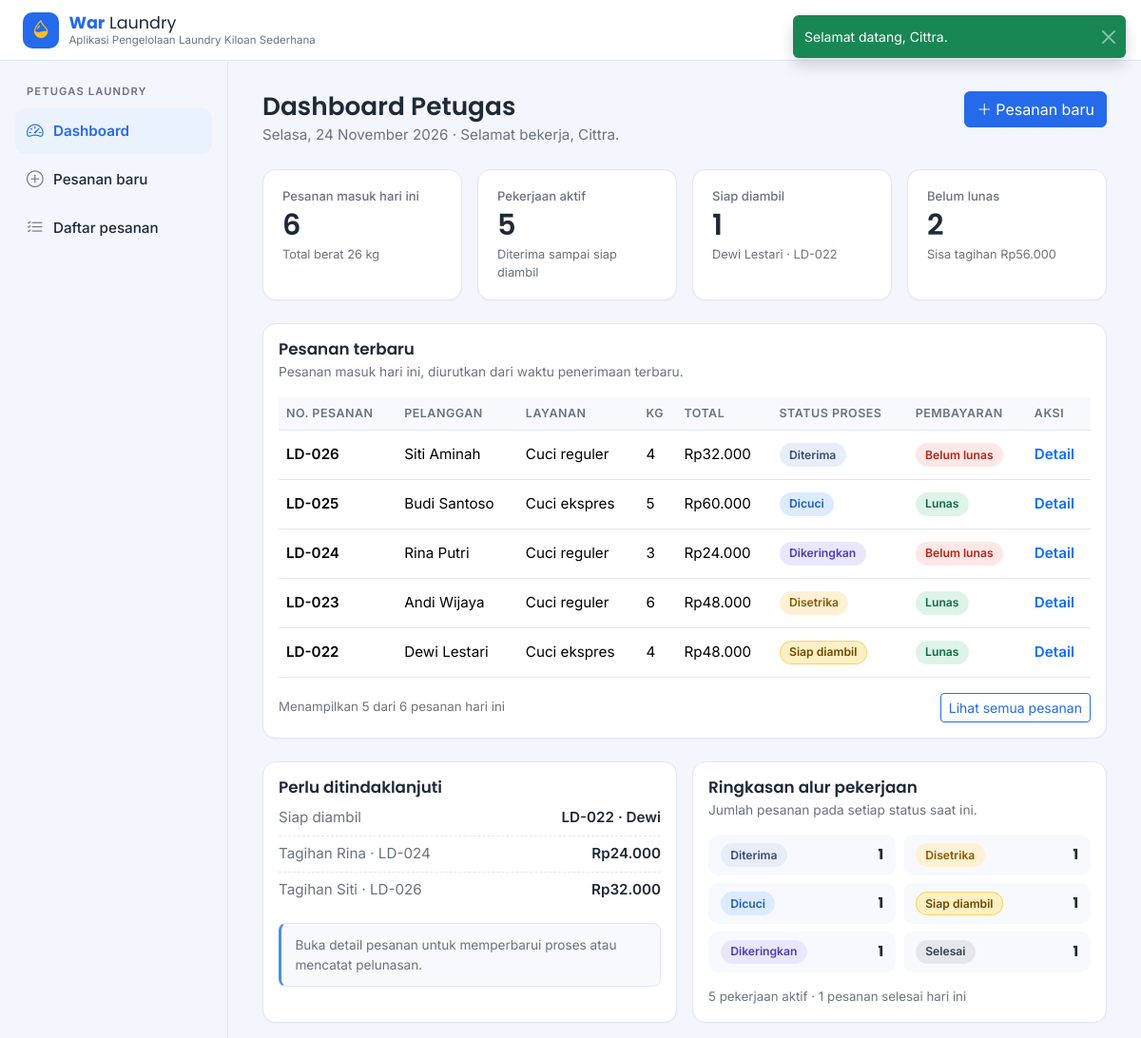
The page /dashboard-petugas.php (signed in) on the database its author committed.
### tables this page shows
CREATE TABLE pesanan (
  id                INT UNSIGNED NOT NULL AUTO_INCREMENT,
  kode              VARCHAR(10)  NOT NULL,          
  pelanggan_id      INT UNSIGNED NOT NULL,
  layanan_id        INT UNSIGNED NOT NULL,
  user_id           INT UNSIGNED NOT NULL,          
  berat             DECIMAL(6,2) NOT NULL,
  tarif             INT UNSIGNED NOT NULL,          
  total             INT UNSIGNED NOT NULL,
  dibayar           INT UNSIGNED NOT NULL DEFAULT 0,
  status            ENUM('diterima','dicuci','dikeringkan','disetrika','siap_diambil','selesai')
                    NOT NULL DEFAULT 'diterima',
  estimasi_selesai  DATETIME     NOT NULL,
  selesai_at        DATETIME     NULL,
  catatan           VARCHAR(255) NULL,
  created_at        DATETIME     NOT NULL DEFAULT CURRENT_TIMESTAMP,
  PRIMARY KEY (id),
  UNIQUE KEY uk_pesanan_kode (kode),
  KEY idx_pesanan_created (created_at),
  KEY idx_pesanan_status (status),
  CONSTRAINT fk_pesanan_pelanggan FOREIGN KEY (pelanggan_id) REFERENCES pelanggan (id),
  CONSTRAINT fk_pesanan_layanan   FOREIGN KEY (layanan_id)   REFERENCES layanan (id),
  CONSTRAINT fk_pesanan_user      FOREIGN KEY (user_id)      REFERENCES users (id)
);

CREATE TABLE pelanggan (
  id         INT UNSIGNED NOT NULL AUTO_INCREMENT,
  nama       VARCHAR(100) NOT NULL,
  telepon    VARCHAR(20)  NOT NULL,
  alamat     VARCHAR(255) NOT NULL,
  created_at DATETIME     NOT NULL DEFAULT CURRENT_TIMESTAMP,
  PRIMARY KEY (id),
  UNIQUE KEY uk_pelanggan_telepon (telepon)
);

CREATE TABLE layanan (
  id           INT UNSIGNED NOT NULL AUTO_INCREMENT,
  nama         VARCHAR(100) NOT NULL,
  tarif_per_kg INT UNSIGNED NOT NULL,
  durasi_hari  TINYINT UNSIGNED NOT NULL,
  tanpa_cuci   TINYINT(1)   NOT NULL DEFAULT 0,   
  aktif        TINYINT(1)   NOT NULL DEFAULT 1,
  PRIMARY KEY (id)
);

### includes/auth.php (called while the page is built, shortened)
<?php
require_once __DIR__ . '/../config/database.php';
require_once __DIR__ . '/helpers.php';
function user_login(): ?array
{
    return $_SESSION['user'] ?? null;
}
function dashboard_url(string $peran): string
{
    return $peran === 'pemilik' ? 'dashboard-pemilik.php' : 'dashboard-petugas.php';
}
function wajib_login(): array
{
    $user = user_login();
    $stmt = db()->prepare('SELECT aktif FROM users WHERE id = ?');
    $stmt->execute([$user['id']]);
    return $user;
}
function wajib_peran(string $peran): array
{
    $user = wajib_login();
    return $user;
}

### config/database.php (called while the page is built, shortened)
<?php
function db(): PDO
{
    static $pdo = null;
    if ($pdo === null) {
        $dsn = 'mysql:host=' . DB_HOST . ';dbname=' . DB_NAME . ';charset=utf8mb4';
        try {
            $pdo = new PDO($dsn, DB_USER, DB_PASS, [
                PDO::ATTR_ERRMODE            => PDO::ERRMODE_EXCEPTION,
                PDO::ATTR_DEFAULT_FETCH_MODE => PDO::FETCH_ASSOC,
                PDO::ATTR_EMULATE_PREPARES   => false,
            ]);
            $pdo->exec("SET time_zone = '+07:00'");
        } catch (PDOException $e) {
            http_response_code(500);
            exit('Gagal terhubung ke database. Pastikan MySQL di XAMPP sudah berjalan '
                . 'dan database war_laundry_php sudah diimpor.');
        }
    }
    return $pdo;
}

### dashboard-petugas.php (the view, shortened to what this page needs)
<?php
require_once __DIR__ . '/includes/auth.php';
$user = wajib_peran('petugas');
$pdo  = db();
$hari_ini = date('Y-m-d');
$stmt = $pdo->prepare('SELECT COUNT(*) AS jumlah, COALESCE(SUM(berat), 0) AS berat FROM pesanan WHERE DATE(created_at) = ?');
$stmt->execute([$hari_ini]);
$masuk = $stmt->fetch();
$per_status = jumlah_per_status($hari_ini);
$aktif = $per_status['diterima'] + $per_status['dicuci'] + $per_status['dikeringkan']
       + $per_status['disetrika'] + $per_status['siap_diambil'];
$siap = $pdo->query("SELECT p.kode, pl.nama FROM pesanan p JOIN pelanggan pl ON pl.id = p.pelanggan_id
                     WHERE p.status = 'siap_diambil' ORDER BY p.created_at")->fetchAll();
$belum = $pdo->query('SELECT p.kode, pl.nama, p.total - p.dibayar AS sisa FROM pesanan p
                      JOIN pelanggan pl ON pl.id = p.pelanggan_id
                      WHERE p.dibayar < p.total ORDER BY p.created_at')->fetchAll();
$total_sisa = array_sum(array_column($belum, 'sisa'));
$stmt = $pdo->prepare('SELECT p.id, p.kode, p.berat, p.total, p.dibayar, p.status, pl.nama AS pelanggan, l.nama AS layanan
                       FROM pesanan p
                       JOIN pelanggan pl ON pl.id = p.pelanggan_id
                       JOIN layanan l ON l.id = p.layanan_id
                       WHERE DATE(p.created_at) = ?
                       ORDER BY p.created_at DESC, p.id DESC LIMIT 5');
$stmt->execute([$hari_ini]);
$terbaru = $stmt->fetchAll();
$nama_depan = explode(' ', $user['nama'])[0];
$halaman = 'dashboard-petugas';
require __DIR__ . '/includes/header.php';
?>
    <div class="page-head d-flex justify-content-between align-items-start flex-wrap gap-3">
      <div>
        <h1 class="page-title">Dashboard Petugas</h1>
        <p class="page-sub"><?= e(tanggal_indo($hari_ini, false, true)) ?> &middot; Selamat bekerja, <?= e($nama_depan) ?>.</p>
      </div>
      <a href="pesanan-baru.php" class="btn btn-primary"><i class="bi bi-plus-lg me-1"></i>Pesanan baru</a>
    </div>
    <div class="row g-3 mb-4">
      <div class="col-6 col-xl-3"><div class="card stat-card h-100"><div class="card-body"><div class="stat-label">Pesanan masuk hari ini</div><div class="stat-value"><?= (int) $masuk['jumlah'] ?></div><div class="stat-sub">Total berat <?= e(format_kg($masuk['berat'])) ?> kg</div></div></div></div>
      <div class="col-6 col-xl-3"><div class="card stat-card h-100"><div class="card-body"><div class="stat-label">Pekerjaan aktif</div><div class="stat-value"><?= $aktif ?></div><div class="stat-sub">Diterima sampai siap diambil</div></div></div></div>
      <div class="col-6 col-xl-3"><div class="card stat-card h-100"><div class="card-body"><div class="stat-label">Siap diambil</div><div class="stat-value"><?= count($siap) ?></div><div class="stat-sub">
        <?php if ($siap): ?><?= e($siap[0]['nama']) ?> &middot; <?= e($siap[0]['kode']) ?><?= count($siap) > 1 ? ' dan ' . (count($siap) - 1) . ' lainnya' : '' ?><?php else: ?>Belum ada<?php endif; ?>
      </div></div></div></div>
      <div class="col-6 col-xl-3"><div class="card stat-card h-100"><div class="card-body"><div class="stat-label">Belum lunas</div><div class="stat-value"><?= count($belum) ?></div><div class="stat-sub">Sisa tagihan <?= e(rupiah($total_sisa)) ?></div></div></div></div>
    </div>
    <div class="card section-card mb-4">
      <div class="card-body">
        <h2 class="section-title">Pesanan terbaru</h2>
        <p class="section-sub">Pesanan masuk hari ini, diurutkan dari waktu penerimaan terbaru.</p>
        <div class="table-responsive">
          <table class="table table-hover align-middle app-table">
            <thead><tr><th>No. pesanan</th><th>Pelanggan</th><th>Layanan</th><th>Kg</th><th>Total</th><th>Status proses</th><th>Pembayaran</th><th>Aksi</th></tr></thead>
            <tbody>
<?php foreach ($terbaru as $p): ?>
<tr><td class="fw-semibold"><?= e($p['kode']) ?></td><td><?= e($p['pelanggan']) ?></td><td><?= e($p['layanan']) ?></td><td><?= e(format_kg($p['berat'])) ?></td><td><?= e(rupiah($p['total'])) ?></td><td><?= badge_status($p['status']) ?></td><td><?= badge_bayar($p['total'], $p['dibayar']) ?></td><td><a href="detail-pesanan.php?id=<?= (int) $p['id'] ?>" class="link-action">Detail</a></td></tr>
<?php endforeach; ?>
            </tbody>
          </table>
        </div>
        <div class="d-flex justify-content-between align-items-center flex-wrap gap-2 mt-3">
          <span class="text-secondary small">Menampilkan <?= count($terbaru) ?> dari <?= (int) $masuk['jumlah'] ?> pesanan hari ini</span>
          <a href="daftar-pesanan.php" class="btn btn-outline-primary btn-sm">Lihat semua pesanan</a>
        </div>
      </div>
    </div>
    <div class="row g-3">
      <div class="col-lg-6">
        <div class="card section-card h-100"><div class="card-body">
          <h2 class="section-title">Perlu ditindaklanjuti</h2>
          <ul class="list-unstyled kv-list">
<?php foreach (array_slice($siap, 0, 3) as $s): ?>
            <li><span>Siap diambil</span><span class="fw-semibold"><?= e($s['kode']) ?> &middot; <?= e(explode(' ', $s['nama'])[0]) ?></span></li>
<?php endforeach; ?>
<?php foreach (array_slice($belum, 0, 3) as $b): ?>
            <li><span>Tagihan <?= e(explode(' ', $b['nama'])[0]) ?> &middot; <?= e($b['kode']) ?></span><span class="fw-semibold"><?= e(rupiah($b['sisa'])) ?></span></li>
<?php endforeach; ?>
          </ul>
          <div class="note-box">Buka detail pesanan untuk memperbarui proses atau mencatat pelunasan.</div>
        </div></div>
      </div>
      <div class="col-lg-6">
        <div class="card section-card h-100"><div class="card-body">
          <h2 class="section-title">Ringkasan alur pekerjaan</h2>
          <p class="section-sub">Jumlah pesanan pada setiap status saat ini.</p>
          <div class="row g-2 flow-grid">
<?php foreach (URUTAN_GRID_STATUS as $st): ?>
            <div class="col-6"><div class="kv"><span><?= badge_status($st) ?></span><b><?= $per_status[$st] ?></b></div></div>
<?php endforeach; ?>
          </div>
          <p class="text-secondary small mt-3 mb-0"><?= $aktif ?> pekerjaan aktif &middot; <?= $per_status['selesai'] ?> pesanan selesai hari ini</p>
        </div></div>
      </div>
    </div>
<?php require __DIR__ . '/includes/footer.php'; ?>

### includes/header.php (shortened to what this page needs)
<?php
$user = $user ?? null;
?>
<!DOCTYPE html>
<html lang="id">
<head>
<link href="https://cdn.jsdelivr.net/npm/bootstrap@5.3.3/dist/css/bootstrap.min.css" rel="stylesheet">
<link href="https://cdn.jsdelivr.net/npm/bootstrap-icons@1.11.3/font/bootstrap-icons.min.css" rel="stylesheet">
<link href="assets/css/style.css" rel="stylesheet">
</head>
<body data-page="<?= e($halaman) ?>">
<?php if (!$user): ?>
<header class="topbar">
  <div class="d-flex align-items-center w-100 px-3 px-lg-4">
<a class="brand" href="login.php"><span class="brand-mark"><i class="bi bi-droplet-half"></i></span><span class="brand-text"><strong>War</strong> Laundry<small class="d-none d-md-block">Aplikasi Pengelolaan Laundry Kiloan</small></span></a>
  </div>
</header>
<?php else: ?>
<header class="topbar no-print">
  <div class="d-flex align-items-center w-100 px-3 px-lg-4">
    <a class="brand" href="<?= e(dashboard_url($user['peran'])) ?>"><span class="brand-mark"><i class="bi bi-droplet-half"></i></span><span class="brand-text"><strong>War</strong> Laundry<small class="d-none d-md-block">Aplikasi Pengelolaan Laundry Kiloan Sederhana</small></span></a>
    <div class="ms-auto d-flex align-items-center gap-3">
      <div class="text-end lh-sm d-none d-sm-block"><div class="user-name"><?= e($user['nama']) ?></div><div class="user-role"><?= e(LABEL_PERAN[$user['peran']]) ?></div></div>
      <form method="post" action="logout.php" class="m-0">
        <button type="submit" class="btn btn-outline-secondary btn-sm"><i class="bi bi-box-arrow-right me-1"></i>Keluar</button>
      </form>
    </div>
  </div>
</header>
<div class="app-shell">
<?php require __DIR__ . '/sidebar.php'; ?>
  <main class="content">
<?php endif; ?>

### includes/sidebar.php (shortened to what this page needs)
<?php
$menu_aktif = $menu_aktif ?? $halaman;
$daftar_menu = [
    'petugas' => [
        'dashboard-petugas' => ['bi-speedometer2', 'Dashboard'],
        'pesanan-baru'      => ['bi-plus-circle', 'Pesanan baru'],
        'daftar-pesanan'    => ['bi-list-check', 'Daftar pesanan'],
    ],
    'pemilik' => [
        'dashboard-pemilik' => ['bi-speedometer2', 'Dashboard'],
        'laporan'           => ['bi-bar-chart-line', 'Laporan'],
        'pengaturan'        => ['bi-gear', 'Pengaturan'],
    ],
];
?>
  <aside class="offcanvas-lg offcanvas-start sidebar no-print" tabindex="-1" id="sidebarMenu" aria-labelledby="sidebarLabel">
    <div class="offcanvas-body d-block">
      <div class="side-label"><?= e(strtoupper(LABEL_PERAN[$user['peran']])) ?></div>
      <nav class="side-nav">
<?php foreach ($daftar_menu[$user['peran']] as $kunci => [$ikon, $label]): ?>
<?php if ($kunci === $menu_aktif): ?>
<a class="side-link active" href="<?= e($kunci) ?>.php" aria-current="page"><i class="bi <?= e($ikon) ?>"></i><?= e($label) ?></a>
<?php else: ?>
<a class="side-link" href="<?= e($kunci) ?>.php"><i class="bi <?= e($ikon) ?>"></i><?= e($label) ?></a>
<?php endif; ?>
<?php endforeach; ?>
      </nav>
    </div>
  </aside>

### includes/helpers.php (shortened to what this page needs)
<?php
function e($teks): string
{
    return htmlspecialchars((string) $teks, ENT_QUOTES, 'UTF-8');
}
function rupiah($angka): string
{
    return 'Rp' . number_format((float) $angka, 0, ',', '.');
}
function format_kg($berat): string
{
    $teks = number_format((float) $berat, 2, ',', '.');
    return rtrim(rtrim($teks, '0'), ',');
}
function tanggal_indo($tanggal, bool $pakaiJam = false, bool $pakaiHari = false): string
{
    $t = strtotime($tanggal);
    $hasil = date('j', $t) . ' ' . NAMA_BULAN[(int) date('n', $t)] . ' ' . date('Y', $t);
    if ($pakaiHari) {
        $hasil = NAMA_HARI[(int) date('w', $t)] . ', ' . $hasil;
    }
    return $hasil;
}
function label_status(string $status): string
{
    return DAFTAR_STATUS[$status] ?? $status;
}
function badge_status(string $status): string
{
    $kelas = $status === 'siap_diambil' ? 'st-siap' : 'st-' . $status;
    return '<span class="st ' . $kelas . '">' . e(label_status($status)) . '</span>';
}
function badge_bayar($total, $dibayar): string
{
    return $dibayar >= $total
        ? '<span class="st pay-lunas">Lunas</span>'
        : '<span class="st pay-belum">Belum lunas</span>';
}
function jumlah_per_status(string $hariIni): array
{
    $jumlah = array_fill_keys(array_keys(DAFTAR_STATUS), 0);
    $rows = db()->query("SELECT status, COUNT(*) AS n FROM pesanan WHERE status <> 'selesai' GROUP BY status")->fetchAll();
    foreach ($rows as $r) {
        $jumlah[$r['status']] = (int) $r['n'];
    }
    $stmt = db()->prepare("SELECT COUNT(*) FROM pesanan WHERE status = 'selesai' AND DATE(selesai_at) = ?");
    $stmt->execute([$hariIni]);
    $jumlah['selesai'] = (int) $stmt->fetchColumn();
    return $jumlah;
}
function ambil_flash(): array
{
    $flash = $_SESSION['flash'] ?? [];
    return $flash;
}

### includes/footer.php (shortened to what this page needs)
<?php
$flash = ambil_flash();
?>
<?php if ($user): ?>
  </main>
</div>
<?php endif; ?>
<div class="toast-container position-fixed top-0 end-0 p-3 no-print" id="toastWrap" data-flash="<?= e(json_encode($flash)) ?>"></div>
</body>
</html>

### rows shown on the page
pesanan: pelanggan.nama "Dewi Lestari", kode "LD-022", layanan.nama "Cuci ekspres", berat "4", total "Rp48.000", status "Siap diambil", dibayar "Lunas", pelanggan.nama "Dewi"
pesanan: kode "LD-026", pelanggan.nama "Siti Aminah", layanan.nama "Cuci reguler", berat "4", total "Rp32.000", status "Diterima", dibayar "Belum lunas", pelanggan.nama "Siti", sisa "Rp32.000"
pesanan: kode "LD-025", pelanggan.nama "Budi Santoso", layanan.nama "Cuci ekspres", berat "5", total "Rp60.000", status "Dicuci", dibayar "Lunas"
pesanan: kode "LD-024", pelanggan.nama "Rina Putri", layanan.nama "Cuci reguler", berat "3", total "Rp24.000", status "Dikeringkan", dibayar "Belum lunas", pelanggan.nama "Rina", sisa "Rp24.000"
pesanan: kode "LD-023", pelanggan.nama "Andi Wijaya", layanan.nama "Cuci reguler", berat "6", total "Rp48.000", status "Disetrika", dibayar "Lunas"

### other values the page prints
LABEL_PERAN[$user['peran']] "PETUGAS LAUNDRY"
$label "Dashboard"
$label "Pesanan baru"
$label "Daftar pesanan"
$nama_depan "Cittra"
$masuk['jumlah'] "6"
format_kg($masuk['berat']) "26"
$aktif "5"
count($siap) "1"
count($belum) "2"
rupiah($total_sisa) "Rp56.000"
count($terbaru) "5"
label_status($status) "Diterima"
$per_status[$st] "1"
label_status($status) "Disetrika"
